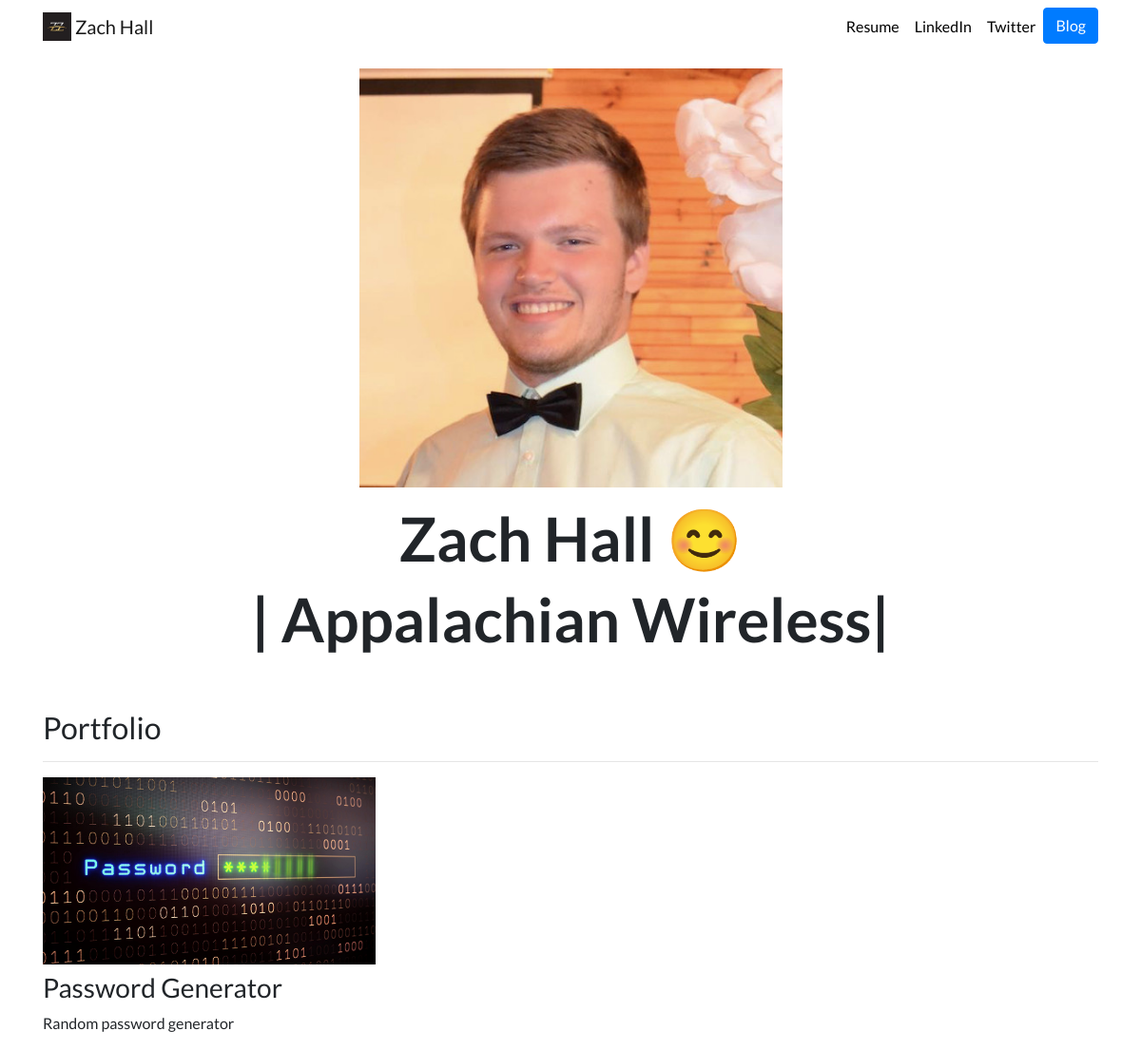
The page / on the database its author committed.
### portfolio/models.py (models this page shows, shortened)
class Project(models.Model):
    title = models.CharField(max_length=100)
    description = models.CharField(max_length=250)
    image = models.ImageField(upload_to='portfolio/images/')
    url = models.URLField(blank=True)

### portfolio/views.py (the view)
# urls.py: 2. Add a URL to urlpatterns:  path('', views.home, name='home')
def home(request):
    projects = Project.objects.all()
    return render(request, 'portfolio/home.html', {'projects': projects})

### portfolio/templates/portfolio/home.html
{% extends "portfolio/base.html" %} {% load static %} {% block content %}
<div class="row justify-content-center my-3">
	<div class="col-5">
		<img src="{% static 'portfolio/linkedinphoto.png' %}" class="img-fluid" />
	</div>
</div>
<div class="row justify-content-center mb-3">
	<div class="col-md-9 text-center">
		<h1 id="hometext" class="font-weight-bold">
			Zach Hall 😊
		</h1>
		<h2 id="hometext" class="font-weight-bold">
			| Appalachian Wireless|
		</h2>
	</div>
</div>
<h2 class="mt-5">Portfolio</h2>
<hr />
<div class="row">
	{% for project in projects %}
	<div class="col-lg-4 col-md-6">
		{% if project.url %}
		<a href="{{ project.url }}">
			<img src="{{ project.image.url }}" class="img-fluid mb-2" />
		</a>
		{% else %}
		<img src="{{ project.image.url }}" class="img-fluid mb-2" />
		{% endif %}
		<h3>{{ project.title }}</h3>
		<p>{{ project.description }}</p>
	</div>
	{% endfor %}
</div>
{% endblock %}

### portfolio/static/portfolio/custom.css (style rules this page uses)
body { font-family: 'Lato', sans-serif; }
@media (min-width: 992px) { #hometext { font-size: 4rem; } }

### rows shown on the page
Project: image (picture), title "Password Generator", description "Random password generator"
